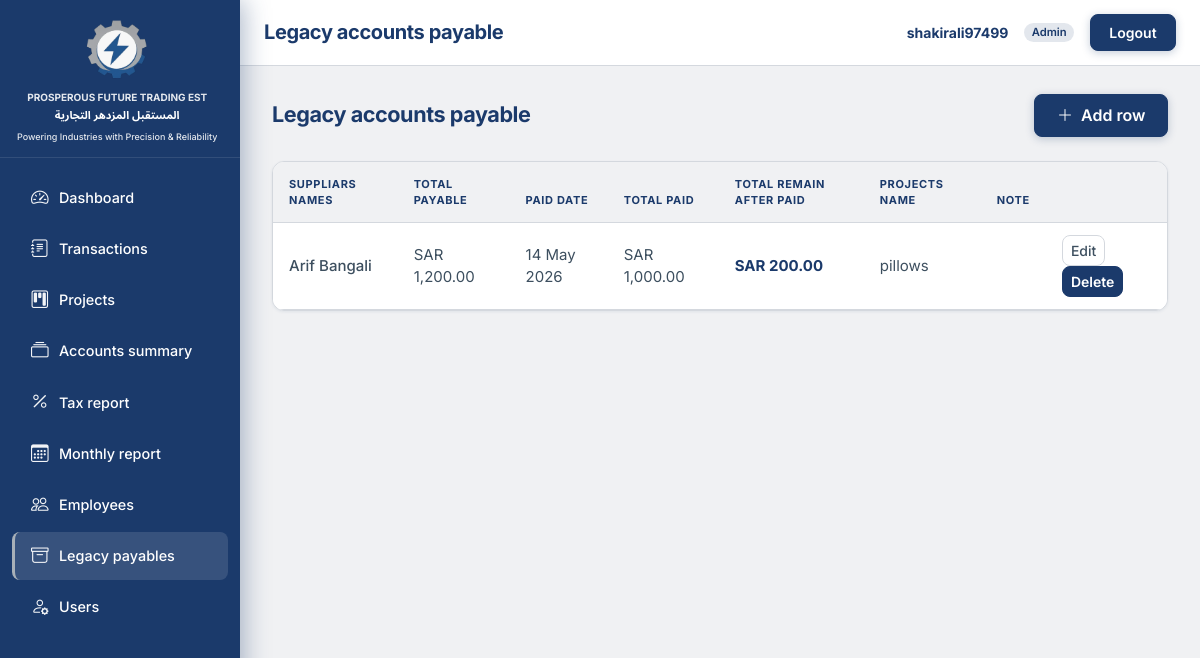
The app's page /transactions/legacy/ (signed in), older data.
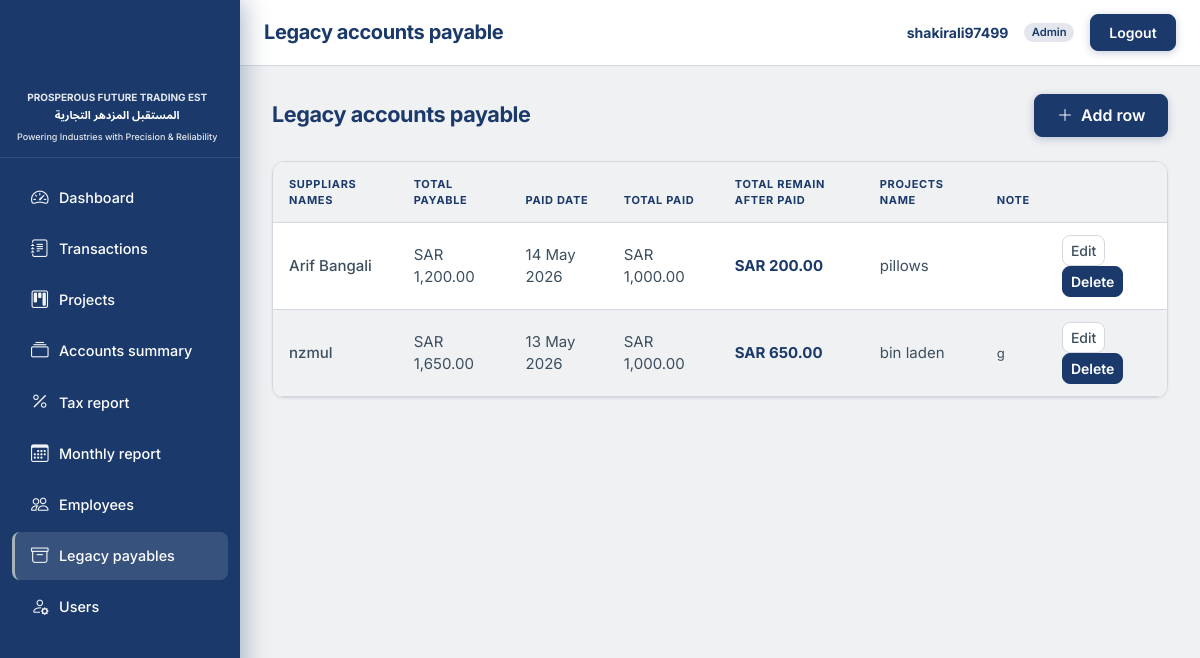
The same page, newer data.
### transactions/models.py (models this page shows, shortened)
class LegacyPayable(models.Model):
    supplier_name = models.CharField(max_length=255)
    total_payable = models.DecimalField(max_digits=14, decimal_places=2)
    total_paid = models.DecimalField(max_digits=14, decimal_places=2, default=Decimal("0"))
    date_last_paid = models.DateField(null=True, blank=True)
    projects_name = models.CharField(max_length=255, blank=True)
    status_note = models.CharField(max_length=255, blank=True)
    class Meta:
        ordering = ["supplier_name", "pk"]
        verbose_name = "Legacy payable"
        verbose_name_plural = "Legacy payables"

### transactions/views.py (the view)
# urls.py: path("legacy/", views.LegacyPayableListView.as_view(), name="legacy_list"),
class LegacyPayableListView(AccountantOrAdminRequiredMixin, ListView):
    model = LegacyPayable
    template_name = "transactions/legacy_list.html"
    context_object_name = "legacy_rows"
    def get_queryset(self):
        return LegacyPayable.objects.annotate(
            remaining_calc=F("total_payable") - F("total_paid"),
        ).order_by("supplier_name", "pk")

### TradingEST/context_processors.py (called while the page is built)
def brand(_request):
    return {
        "brand_name_ar": BRAND_NAME_AR,
        "brand_name_en": BRAND_NAME_EN,
        "brand_tagline": BRAND_TAGLINE,
    }

### TradingEST/formatting.py (called while the page is built)
def _to_decimal(value) -> Decimal | None:
    if value is None or value == "":
        return None
    try:
        d = value if isinstance(value, Decimal) else Decimal(str(value))
        return d.quantize(_TWOPLACES, rounding=ROUND_HALF_UP)
    except (InvalidOperation, TypeError, ValueError):
        return None

def format_number(value) -> str | None:
    d = _to_decimal(value)
    if d is None:
        return None
    return f"{d:,.2f}"

def format_sar(value) -> str | None:
    n = format_number(value)
    if n is None:
        return None
    return f"SAR {n}"

### TradingEST/templatetags/te_format.py (called while the page is built)
@register.filter
def sar(value):
    out = format_sar(value)
    return out if out is not None else "—"

### accounts/models.py (called while the page is built)
    @property
    def display_name(self):
        name = (self.full_name or "").strip()
        if name:
            return name
        return self.email.split("@")[0] if self.email else ""

### templates/transactions/legacy_list.html (shortened to what this page needs)
{% extends "base.html" %}
{% block header_title %}Legacy accounts payable{% endblock %}
{% block content %}
<div class="te-page-heading-row">
  <h1>Legacy accounts payable</h1>
  {% if user.role == 'admin' or user.role == 'accountant' %}
  <a class="btn te-btn-gradient" href="{% url 'transactions:legacy_add' %}"><i class="bi bi-plus-lg me-1"></i> Add row</a>
  {% endif %}
</div>
{% if legacy_rows %}
<div class="te-table-card">
  <div class="table-responsive">
    <table class="table mb-0 align-middle">
      <thead>
        <tr><th>Suppliars Names</th><th>Total payable</th><th>Paid date</th><th>Total paid</th><th>Total Remain after Paid</th><th>Projects Name</th><th>Note</th><th></th></tr>
      </thead>
      <tbody>
        {% for row in legacy_rows %}
        <tr>
          <td class="fw-medium">{{ row.supplier_name }}</td>
          <td>{{ row.total_payable|sar }}</td>
          <td>{% if row.date_last_paid %}{{ row.date_last_paid|date:"j M Y" }}{% else %}—{% endif %}</td>
          <td>{{ row.total_paid|sar }}</td>
          <td><strong class="text-primary">{{ row.remaining_calc|sar }}</strong></td>
          <td>{{ row.projects_name }}</td>
          <td class="small">{{ row.status_note }}</td>
          <td>
            {% if user.role == 'admin' or user.role == 'accountant' %}
            <a class="btn btn-sm te-btn-secondary me-1" href="{% url 'transactions:legacy_edit' row.pk %}">Edit</a>
            <a class="btn btn-sm te-btn-danger" href="{% url 'transactions:legacy_delete' row.pk %}">Delete</a>
            {% endif %}
          </td>
        </tr>
        {% endfor %}
      </tbody>
    </table>
  </div>
</div>
{% else %}
<div class="te-page-card te-empty-state">
  <i class="bi bi-archive" aria-hidden="true"></i>
  <p>No legacy payable rows.</p>
</div>
{% endif %}
{% endblock %}

Row changes from the older to the newer data that the page shows:
added LegacyPayable: supplier_name "nzmul", total_payable|sar "SAR 1,650.00", date_last_paid "13 May 2026", total_paid|sar "SAR 1,000.00", remaining_calc|sar "SAR 650.00", projects_name "bin laden", status_note "g"
